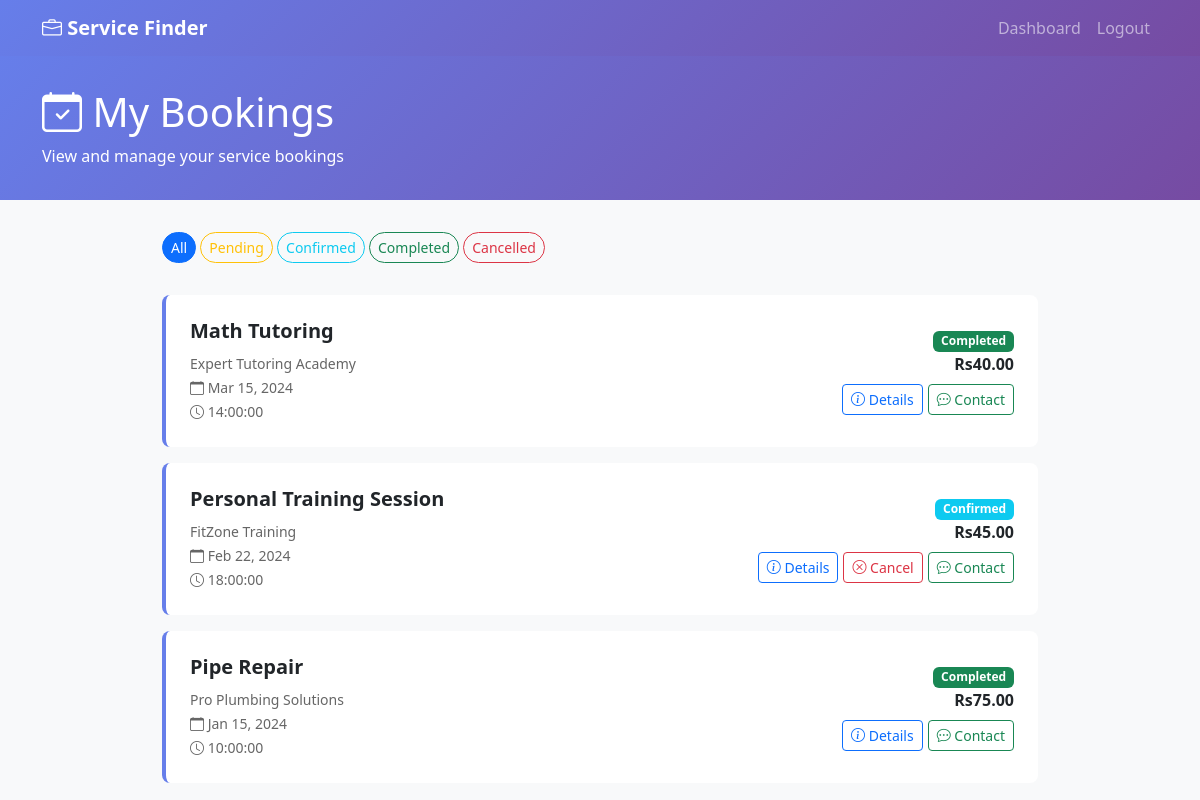
The page /my-bookings.php (signed in) on the database its author committed.
### tables this page shows
CREATE TABLE bookings (
    booking_id INT PRIMARY KEY AUTO_INCREMENT,
    user_id INT NOT NULL,
    service_id INT NOT NULL,
    provider_id INT NOT NULL,
    booking_date DATETIME NOT NULL,
    service_date DATE NOT NULL,
    service_time TIME NOT NULL,
    location TEXT,
    service_notes TEXT,
    status ENUM('pending', 'confirmed', 'in_progress', 'completed', 'cancelled') DEFAULT 'pending',
    cancellation_reason TEXT,
    total_amount DECIMAL(10, 2),
    discount_amount DECIMAL(10, 2) DEFAULT 0,
    final_amount DECIMAL(10, 2),
    payment_method ENUM('card', 'upi', 'wallet', 'cash') DEFAULT 'card',
    payment_status ENUM('pending', 'completed', 'failed', 'refunded') DEFAULT 'pending',
    created_at TIMESTAMP DEFAULT CURRENT_TIMESTAMP,
    updated_at TIMESTAMP DEFAULT CURRENT_TIMESTAMP ON UPDATE CURRENT_TIMESTAMP,
    FOREIGN KEY (user_id) REFERENCES users(user_id) ON DELETE CASCADE,
    FOREIGN KEY (service_id) REFERENCES services(service_id) ON DELETE CASCADE,
    FOREIGN KEY (provider_id) REFERENCES service_providers(provider_id) ON DELETE CASCADE,
    INDEX idx_user (user_id),
    INDEX idx_provider (provider_id),
    INDEX idx_status (status),
    INDEX idx_booking_date (booking_date)
);

CREATE TABLE services (
    service_id INT PRIMARY KEY AUTO_INCREMENT,
    provider_id INT NOT NULL,
    service_name VARCHAR(150) NOT NULL,
    service_description TEXT,
    category_id INT NOT NULL,
    price DECIMAL(10, 2),
    duration_hours INT,
    is_available BOOLEAN DEFAULT TRUE,
    service_image VARCHAR(255),
    created_at TIMESTAMP DEFAULT CURRENT_TIMESTAMP,
    updated_at TIMESTAMP DEFAULT CURRENT_TIMESTAMP ON UPDATE CURRENT_TIMESTAMP,
    FOREIGN KEY (provider_id) REFERENCES service_providers(provider_id) ON DELETE CASCADE,
    FOREIGN KEY (category_id) REFERENCES service_categories(category_id),
    INDEX idx_provider (provider_id),
    INDEX idx_category (category_id)
);

CREATE TABLE service_providers (
    provider_id INT PRIMARY KEY AUTO_INCREMENT,
    user_id INT NOT NULL UNIQUE,
    business_name VARCHAR(150) NOT NULL,
    business_description TEXT,
    category_id INT NOT NULL,
    business_phone VARCHAR(15),
    business_email VARCHAR(100),
    website VARCHAR(255),
    business_address TEXT,
    business_city VARCHAR(100),
    business_state VARCHAR(100),
    business_zip VARCHAR(10),
    latitude DECIMAL(10, 8),
    longitude DECIMAL(11, 8),
    years_of_experience INT,
    average_rating DECIMAL(3, 2) DEFAULT 0.00,
    total_reviews INT DEFAULT 0,
    total_jobs_completed INT DEFAULT 0,
    is_verified BOOLEAN DEFAULT FALSE,
    is_active BOOLEAN DEFAULT TRUE,
    profile_image VARCHAR(255),
    cover_image VARCHAR(255),
    created_at TIMESTAMP DEFAULT CURRENT_TIMESTAMP,
    updated_at TIMESTAMP DEFAULT CURRENT_TIMESTAMP ON UPDATE CURRENT_TIMESTAMP,
    FOREIGN KEY (user_id) REFERENCES users(user_id) ON DELETE CASCADE,
    FOREIGN KEY (category_id) REFERENCES service_categories(category_id),
    INDEX idx_category (category_id),
    INDEX idx_city (business_city),
    INDEX idx_rating (average_rating)
);

### database_connection.php (called while the page is built, shortened)
<?php
function executeQuery($conn, $query, $types = '', $params = []) {
    $stmt = $conn->prepare($query);
    if (!empty($types) && !empty($params)) {
        $paramRefs = [];
        foreach ($params as &$param) {
            $paramRefs[] = &$param;
        }
        $stmt->bind_param($types, ...$paramRefs);
    }
    if (!$stmt->execute()) {
        return ['success' => false, 'error' => $stmt->error];
    }
    return ['success' => true, 'stmt' => $stmt];
}
function getMultipleResults($conn, $query, $types = '', $params = []) {
    $result = executeQuery($conn, $query, $types, $params);
    $stmt = $result['stmt'];
    $result = $stmt->get_result();
    $rows = [];
    while ($row = $result->fetch_assoc()) {
        $rows[] = $row;
    }
    return $rows;
}

### my-bookings.php (the view, shortened to what this page needs)
<?php
include 'database_connection.php';
include 'helpers.php';
$status = sanitize_input($_GET['status'] ?? '');
$bookings = getUserBookings($conn, $_SESSION['user_id'], !empty($status) ? $status : null);
?>
<!DOCTYPE html>
<html lang="en">
<head>
    <link href="https://cdn.jsdelivr.net/npm/bootstrap@5.3.0/dist/css/bootstrap.min.css" rel="stylesheet">
    <link rel="stylesheet" href="https://cdn.jsdelivr.net/npm/bootstrap-icons@1.11.0/font/bootstrap-icons.css">
</head>
<body>
    <nav class="navbar navbar-expand-lg navbar-dark" style="background: linear-gradient(135deg, #667eea 0%, #764ba2 100%);">
        <div class="container">
            <a class="navbar-brand fw-bold" href="index.php"><i class="bi bi-briefcase"></i> Service Finder</a>
            <div class="navbar-nav ms-auto">
                <a class="nav-link" href="dashboard.php">Dashboard</a>
                <a class="nav-link" href="logout.php">Logout</a>
            </div>
        </div>
    </nav>
    <div class="bookings-header">
        <div class="container">
            <h1><i class="bi bi-calendar-check"></i> My Bookings</h1>
            <p class="mb-0">View and manage your service bookings</p>
        </div>
    </div>
    <div class="container" style="max-width: 900px;">
        <div class="filter-pills">
            <a href="my-bookings.php" class="btn btn-sm <?php echo empty($status) ? 'btn-primary' : 'btn-outline-primary'; ?>">All</a>
            <a href="my-bookings.php?status=pending" class="btn btn-sm <?php echo $status === 'pending' ? 'btn-warning' : 'btn-outline-warning'; ?>">Pending</a>
            <a href="my-bookings.php?status=confirmed" class="btn btn-sm <?php echo $status === 'confirmed' ? 'btn-info' : 'btn-outline-info'; ?>">Confirmed</a>
            <a href="my-bookings.php?status=completed" class="btn btn-sm <?php echo $status === 'completed' ? 'btn-success' : 'btn-outline-success'; ?>">Completed</a>
            <a href="my-bookings.php?status=cancelled" class="btn btn-sm <?php echo $status === 'cancelled' ? 'btn-danger' : 'btn-outline-danger'; ?>">Cancelled</a>
        </div>
        <?php if (count($bookings) > 0): ?>
            <?php foreach ($bookings as $booking): ?>
                <div class="booking-item">
                    <div class="booking-info">
                        <h5><?php echo htmlspecialchars($booking['service_name']); ?></h5>
                        <small><?php echo htmlspecialchars($booking['business_name']); ?></small><br>
                        <small><i class="bi bi-calendar"></i> <?php echo formatDate($booking['booking_date']); ?></small><br>
                        <small><i class="bi bi-clock"></i> <?php echo htmlspecialchars($booking['service_time']); ?></small>
                    </div>
                    <div style="text-align: right;">
                        <?php echo getStatusBadge($booking['status']); ?>
                        <br>
                        <strong><?php echo formatCurrency($booking['final_amount']); ?></strong>
                        <br>
                        <div style="margin-top: 0.5rem; display: flex; gap: 5px; justify-content: flex-end;">
                            <a href="booking-details.php?booking_id=<?php echo $booking['booking_id']; ?>" class="btn btn-sm btn-outline-primary">
                                <i class="bi bi-info-circle"></i> Details
                            </a>
                            <?php if (!in_array($booking['status'], ['cancelled', 'completed'])): ?>
                                <button type="button" class="btn btn-sm btn-outline-danger" data-bs-toggle="modal" data-bs-target="#cancelModal<?php echo $booking['booking_id']; ?>">
                                    <i class="bi bi-x-circle"></i> Cancel
                                </button>
                            <?php endif; ?>
                            <button type="button" class="btn btn-sm btn-outline-success" data-bs-toggle="modal" data-bs-target="#contactModal<?php echo $booking['booking_id']; ?>">
                                <i class="bi bi-chat-dots"></i> Contact
                            </button>
                        </div>
                    </div>
                </div>
            <?php endforeach; ?>
        <?php endif; ?>
    </div>
</body>
</html>

### helpers.php (shortened to what this page needs)
<?php
function formatCurrency($amount) {
    return CURRENCY . number_format($amount, 2);
}
function formatDate($date, $format = 'M d, Y') {
    return date($format, strtotime($date));
}
function getStatusBadge($status) {
    $colors = [
        'pending' => 'warning',
        'confirmed' => 'info',
        'in_progress' => 'primary',
        'completed' => 'success',
        'cancelled' => 'danger'
    ];
    $color = $colors[$status] ?? 'secondary';
    return '<span class="badge bg-' . htmlspecialchars($color) . '">' . ucfirst(str_replace('_', ' ', htmlspecialchars($status))) . '</span>';
}
function getUserBookings($conn, $user_id, $status = null, $limit = null) {
    $query = "SELECT b.*, s.service_name, p.business_name, p.profile_image,
              r.review_id, r.rating
              FROM bookings b
              JOIN services s ON b.service_id = s.service_id
              JOIN service_providers p ON b.provider_id = p.provider_id
              LEFT JOIN reviews r ON b.booking_id = r.booking_id
              WHERE b.user_id = ?";
    $params = [$user_id];
    $types = 'i';
    $query .= " ORDER BY b.booking_date DESC";
    return getMultipleResults($conn, $query, $types, $params);
}
?>

### my-bookings.php (style rules this page uses)
body { background: #f8f9fa; }
.bookings-header { background: linear-gradient(135deg, #667eea 0%, #764ba2 100%); color: white; padding: 2rem 0; margin-bottom: 2rem; }
.booking-item { background: white; border-radius: 8px; padding: 1.5rem; margin-bottom: 1rem; border-left: 4px solid #667eea; display: flex; justify-content: space-between; align-items: center; }
.booking-info h5 { margin-bottom: 0.5rem; font-weight: bold; }
.booking-info small { color: #666; }
.filter-pills { margin-bottom: 2rem; }
.filter-pills .btn { border-radius: 50px; }

### rows shown on the page
bookings: service.service_name "Math Tutoring", provider.business_name "Expert Tutoring Academy", booking_date "Mar 15, 2024", service_time "14:00:00", status "Completed", final_amount "Rs40.00"
bookings: service.service_name "Personal Training Session", provider.business_name "FitZone Training", booking_date "Feb 22, 2024", service_time "18:00:00", status "Confirmed", final_amount "Rs45.00"
bookings: service.service_name "Pipe Repair", provider.business_name "Pro Plumbing Solutions", booking_date "Jan 15, 2024", service_time "10:00:00", status "Completed", final_amount "Rs75.00"
